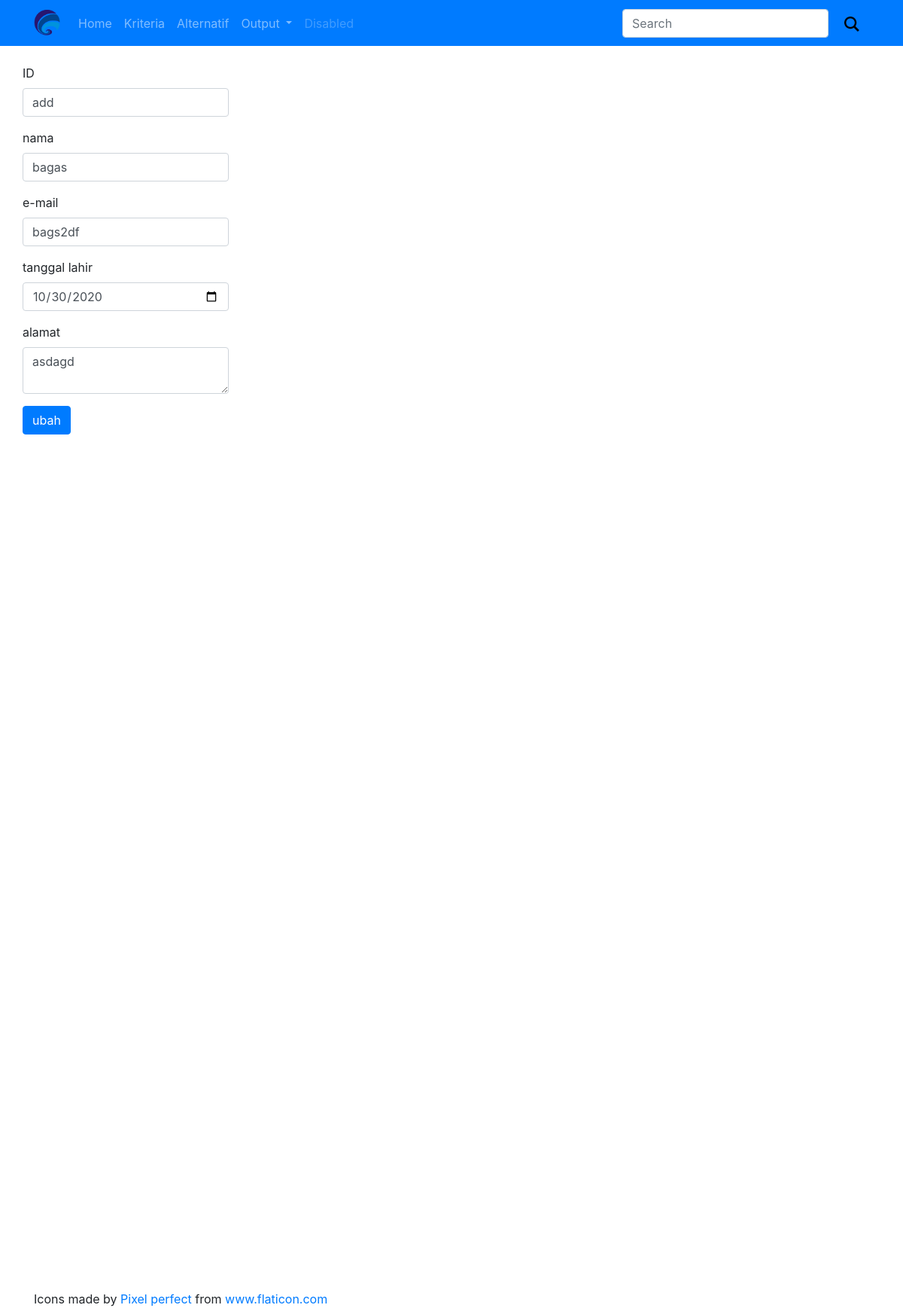
/?p=alternatifedit&key=add, run on the app's committed database.
### tables this page shows
CREATE TABLE `alternatif` (
  `ida` varchar(13) NOT NULL,
  `namaa` varchar(35) NOT NULL,
  `emaila` varchar(50) NOT NULL,
  `tgl_lahira` date NOT NULL,
  `alamata` text NOT NULL
);

### config/app.php (the view, shortened to what this page needs)
<?php
function Datab()
{
    $host = "localhost";
    $user = "root";
    $pass = "";
    $db = "magangdss";
        $conn = new mysqli($host,$user,$pass, $db);
        return $conn;
}
function tampiltambahalteratif($id=null,$nama=null,$email=null,$tgl=null,$alamat=null){
    if ($_GET["p"] == "alternatifedit") {$tombol="ubah";}else{$tombol="tambah";}
    echo "
    <form action='' method='post'>
        <div class='form-group'>
            <label >ID</label>
            <input type='text' value='$id' name='id' class='form-control' >
        </div>
        <div class='form-group'>
            <label >nama</label>
            <input type='text' value='$nama' name='nama' class='form-control' >
        </div>
        <div class='form-group'>
            <label >e-mail</label>
            <input type='text' value='$email' name='email' class='form-control' >
        </div>
        <div class='form-group'>
            <label >tanggal lahir</label>
            <input type='date' value='$tgl' name='tgl' class='form-control' >
        </div>
        <div class='form-group'>
            <label >alamat</label>
            <textarea class='form-control' name='alamat' id='exampleFormControlTextarea1' >$alamat</textarea>
        </div>
            <button type='submit' name='addkan' class='btn btn-primary'>$tombol</button>
    </form>
    ";
}
?>

### data on the page
alternatif: id "add", nama "bagas", email "bags2df", tgl "10/30/2020", alamat "asdagd"

### other printed values
$tombol "ubah"
